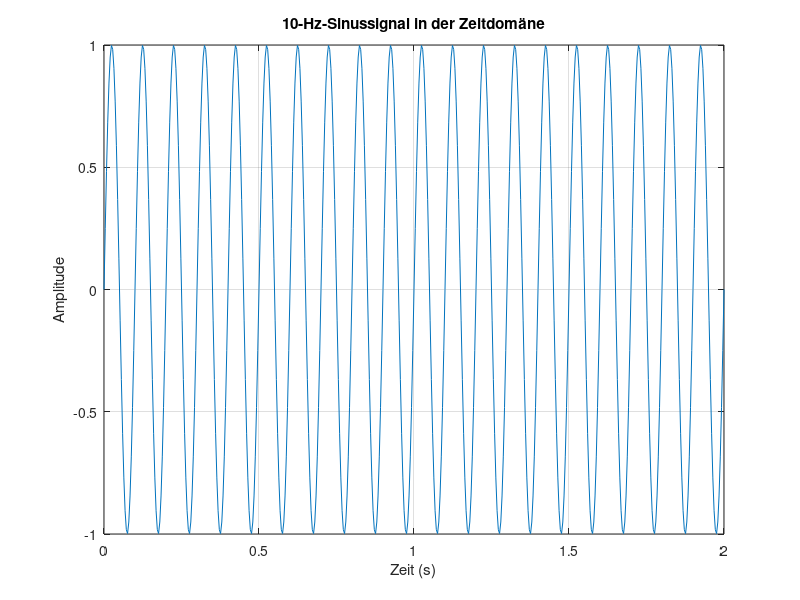
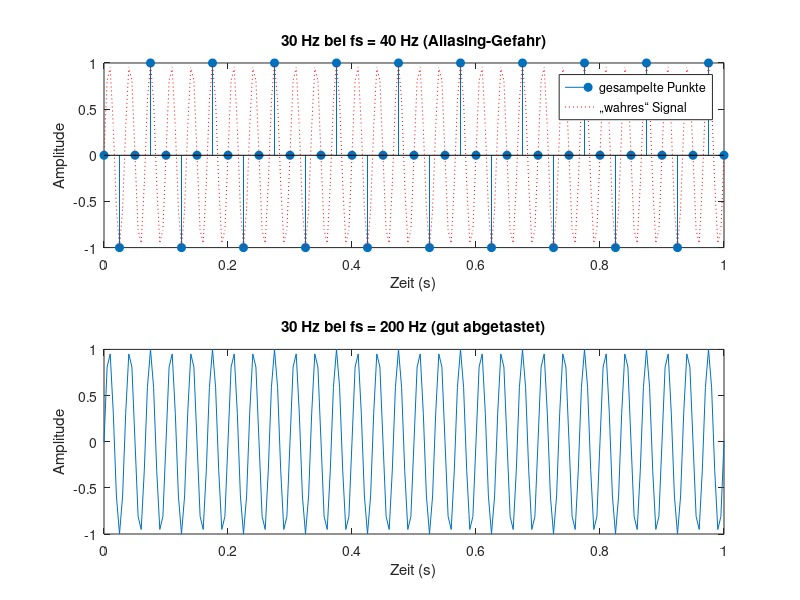
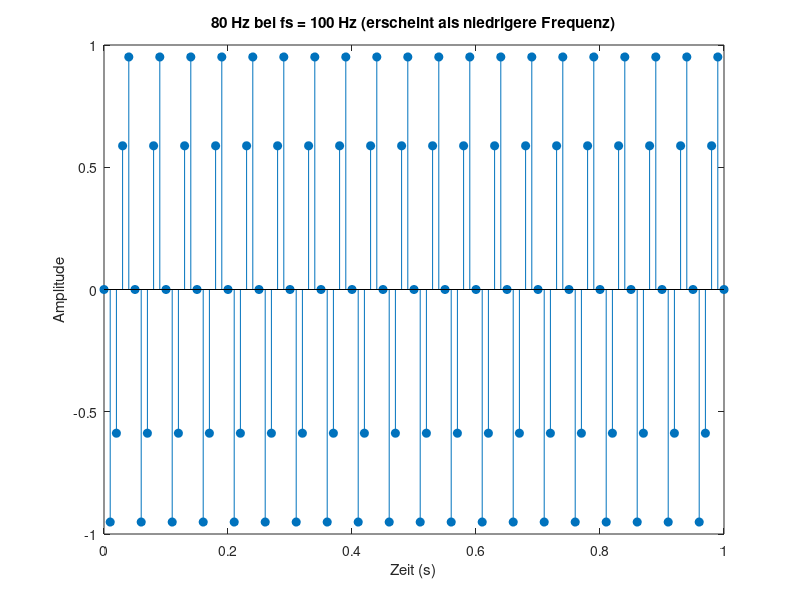
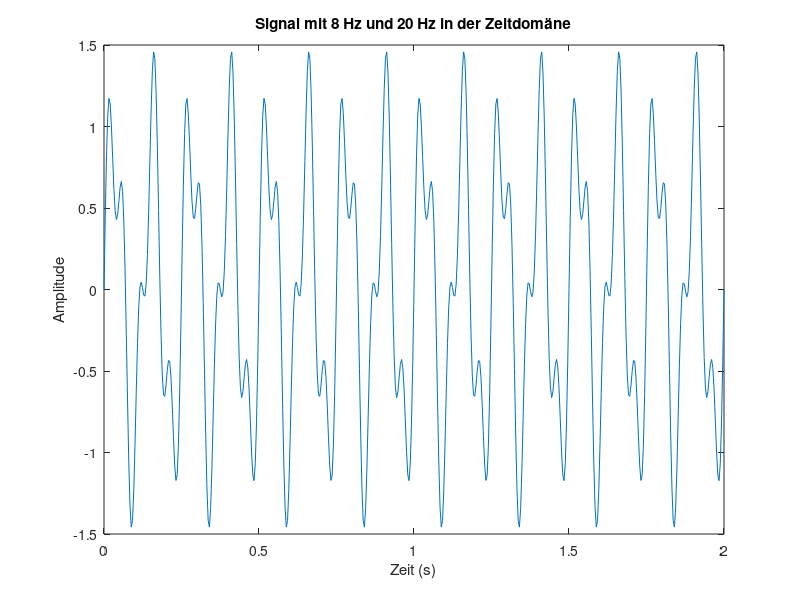

Write MATLAB code to recreate these figures, in order. (Note: this script raises an error after producing the figures.)
%% Tutorial 7 – Signale, Aliasing, Filter und Zeit‑Frequenz‑Analyse
% Dieses optionale Tutorial vertieft die Grundlagen der digitalen
% Signalverarbeitung für EEG‑Signale.
%
% Inhalte:
% 1. Signale in der Zeitdomäne
% 2. Aliasing verstehen
% 3. Signale in der Frequenzdomäne
% 4. Filtern von Signalen
% 5. Kurze Einführung Zeit‑Frequenz‑Analyse
% 6. Übungsaufgaben mit EEG‑ähnlichen Signalen

%% 1. Signale in der Zeitdomäne
% In der Zeitdomäne betrachten wir, wie sich ein Signal über die Zeit
% verändert. Beim EEG ist das z.B. die Spannungsänderung in µV über die Zeit.

fs  = 250;          % Samplingrate in Hz
t   = 0:1/fs:2;     % 2 Sekunden
sig = sin(2*pi*10*t);  % 10‑Hz‑Sinus

figure;
plot(t, sig);
xlabel('Zeit (s)');
ylabel('Amplitude');
title('10‑Hz‑Sinussignal in der Zeitdomäne');
grid on;

%% 1.1 Was ist ein Signal? Beispiele aus EEG
% Beispiele für Signale:
% - Rohes EEG an einem Kanal über mehrere Sekunden
% - ERPs (gemittelte Signale über Trials)
% - Zeitverläufe spezifischer Frequenzbänder (z.B. Alpha‑Power über Zeit)

%% 1.2 Diskrete vs. kontinuierliche Signale
% Kontinuierlich:
% - Signal ist zu jedem Zeitpunkt definiert (theoretisch unendlich fein).
%
% Diskret:
% - Signal ist nur zu bestimmten Zeitpunkten definiert, z.B. alle 4 ms
%   bei einer Samplingrate von 250 Hz.

%% 1.3 Samplingrate und Nyquist‑Frequenz
% Die Samplingrate (fs) gibt an, wie viele Messpunkte pro Sekunde
% aufgezeichnet werden. Die Nyquist‑Frequenz ist fs/2 und ist die
% maximale Frequenz, die ohne Aliasing korrekt dargestellt werden kann.

fs1 = 100;          % 100 Hz Samplingrate
nyquist1 = fs1/2

fs2 = 500;          % 500 Hz Samplingrate
nyquist2 = fs2/2

%% 2. Aliasing verstehen
% Aliasing tritt auf, wenn die Samplingrate zu niedrig ist, um die
% im Signal enthaltenen hohen Frequenzen korrekt abzubilden.

%% 2.1 Intuition: zu selten abtasten
% Wir betrachten ein 30‑Hz‑Signal mit unterschiedlicher Samplingrate.

f_sig = 30;   % Signal‑Frequenz 30 Hz

fs_low  = 40;                 % zu niedrige Samplingrate
t_low   = 0:1/fs_low:1;
sig_low = sin(2*pi*f_sig*t_low);

fs_high  = 200;               % ausreichend hohe Samplingrate
t_high   = 0:1/fs_high:1;
sig_high = sin(2*pi*f_sig*t_high);

figure;
subplot(2,1,1);
stem(t_low, sig_low, 'filled');
hold on;
plot(t_high, sig_high, 'r:');
hold off;
xlabel('Zeit (s)');
ylabel('Amplitude');
title('30 Hz bei fs = 40 Hz (Aliasing‑Gefahr)');
legend('gesampelte Punkte','„wahres“ Signal');

subplot(2,1,2);
plot(t_high, sig_high);
xlabel('Zeit (s)');
ylabel('Amplitude');
title('30 Hz bei fs = 200 Hz (gut abgetastet)');

%% 2.2 Aliasing‑Simulation in MATLAB
% Wir simulieren eine höhere Frequenz (z.B. 80 Hz) bei fs = 100 Hz
% und betrachten, wie sie in der diskreten Darstellung erscheint.

fs_alias = 100;
f_high   = 80;
t_alias  = 0:1/fs_alias:1;
sig_alias = sin(2*pi*f_high*t_alias);

figure;
stem(t_alias, sig_alias, 'filled');
xlabel('Zeit (s)');
ylabel('Amplitude');
title('80 Hz bei fs = 100 Hz (erscheint als niedrigere Frequenz)');

%% 2.3 Praktische Konsequenzen für EEG‑Aufnahmen
% - Die Samplingrate sollte mindestens doppelt so hoch sein wie die
%   höchste interessierende Frequenz.
% - In der Praxis wird oft deutlich höher gesampelt (z.B. 500 oder 1000 Hz),
%   um Verarbeitungsspielraum zu haben.
% - Anti‑Aliasing‑Filter vor der Digitalisierung sind wichtig.

%% 3. Signale in der Frequenzdomäne
% In der Frequenzdomäne betrachten wir, wie stark verschiedene Frequenzen
% im Signal vertreten sind.

fs  = 250;
t   = 0:1/fs:2;
sig = sin(2*pi*8*t) + 0.5*sin(2*pi*20*t);  % 8 Hz + 20 Hz

figure;
plot(t, sig);
xlabel('Zeit (s)');
ylabel('Amplitude');
title('Signal mit 8 Hz und 20 Hz in der Zeitdomäne');

%% 3.1 Sinuswellen und Frequenzen
% Jede Sinuswelle ist durch Frequenz, Amplitude und Phase definiert.
% Viele Signale lassen sich als Summe von Sinuswellen darstellen.

%% 3.2 Fourier‑Transformation in MATLAB (fft)
N    = length(sig);
Y    = fft(sig);
P2   = abs(Y/N);          % zweiseitiges Spektrum
P1   = P2(1:N/2+1);       % einseitiges Spektrum
P1(2:end-1) = 2*P1(2:end-1);
f    = fs*(0:(N/2))/N;

figure;
plot(f, P1);
xlabel('Frequenz (Hz)');
ylabel('Amplitude');
title('Amplitudenspektrum des Signals');
xlim([0 50]);
grid on;

%% 3.3 Amplituden‑ und Leistungsspektren
% Amplitudenspektrum:
% - zeigt die Stärke jeder Frequenzkomponente.
%
% Leistungsspektrum (Power):
P_power = P1.^2;

figure;
plot(f, P_power);
xlabel('Frequenz (Hz)');
ylabel('Leistung');
title('Leistungsspektrum des Signals');
xlim([0 50]);
grid on;

%% 4. Filtern von Signalen
% Filtern bedeutet, bestimmte Frequenzbereiche zu dämpfen oder zu entfernen.
% Typische Filter im EEG:
% - Hochpass (entfernt sehr langsame Schwankungen)
% - Tiefpass (entfernt sehr schnelle Schwankungen/Rauschen)
% - Bandpass (lässt nur einen Frequenzbereich durch)

%% 4.1 Warum filtern wir EEG?
% - Entfernen von Drift (langsamen Trends)
% - Reduzierung von Hochfrequenz‑Rauschen (z.B. Muskelartefakte)
% - Isolierung bestimmter Frequenzbänder (z.B. Alpha 8–12 Hz)

%% 4.2 Hochpass‑, Tiefpass‑, Bandpass‑Filter (konzeptionell)
% In MATLAB/EEGLAB verwendet man meist fertige Funktionen, z.B.
% - designfilt, filtfilt
% - pop_eegfiltnew (EEGLAB)
%
% Hier zeigen wir ein einfaches Beispiel mit designfilt + filtfilt.

fs = 250;
t  = 0:1/fs:5;
% Signal: 1 Hz (langsam) + 10 Hz (schneller)
sig = sin(2*pi*1*t) + sin(2*pi*10*t);

% Hochpassfilter bei 2 Hz (dämpft 1 Hz)
hpFilt = designfilt('highpassiir','FilterOrder',4, ...
    'HalfPowerFrequency',2,'SampleRate',fs);
sig_hp = filtfilt(hpFilt, sig);

figure;
subplot(2,1,1);
plot(t, sig);
title('Originalsignal (1 Hz + 10 Hz)');
xlabel('Zeit (s)');
ylabel('Amplitude');

subplot(2,1,2);
plot(t, sig_hp);
title('Hochpassgefiltertes Signal (Grenzfrequenz 2 Hz)');
xlabel('Zeit (s)');
ylabel('Amplitude');

%% 4.3 Einfache Filter‑Beispiele in MATLAB
% Analog könnten Tiefpass oder Bandpass‑Filter definiert werden:
%
% lpFilt = designfilt('lowpassiir','FilterOrder',4, ...
%     'HalfPowerFrequency',30,'SampleRate',fs);
%
% bpFilt = designfilt('bandpassiir','FilterOrder',4, ...
%     'HalfPowerFrequency1',8,'HalfPowerFrequency2',12, ...
%     'SampleRate',fs);   % 8–12 Hz (Alpha‑Band)
%
% sig_lp = filtfilt(lpFilt, sig);
% sig_bp = filtfilt(bpFilt, sig);

%% 5. Kurze Einführung Zeit‑Frequenz‑Analyse
% Statt ein einziges Spektrum für das ganze Signal zu berechnen, wollen
% wir sehen, wie sich die Frequenzzusammensetzung über die Zeit ändert.

%% 5.1 Idee der Short‑Time Fourier Transform (STFT)
% - Das Signal wird in überlappende Zeitfenster aufgeteilt.
% - Für jedes Fenster wird eine Fourier‑Transformation berechnet.
% - Die Ergebnisse werden zu einer Zeit‑Frequenz‑Darstellung kombiniert.

%% 5.2 Fensterlänge und Zeit‑Frequenz‑Trade‑off
% Längeres Fenster:
% - bessere Frequenzauflösung
% - schlechtere Zeitauflösung
%
% Kürzeres Fenster:
% - bessere Zeitauflösung
% - schlechtere Frequenzauflösung

%% 5.3 Erste Zeit‑Frequenz‑Plots mit spectrogram
fs = 250;
t  = 0:1/fs:5;
sig1 = sin(2*pi*8*t);
sig2 = sin(2*pi*20*t);
signal = [sig1(1:fs*2.5), sig2(fs*2.5+1:end)];

win_length = round(0.5*fs);   % 500 ms
overlap    = round(0.4*fs);   % 400 ms
nfft       = 512;

[S,F,Tspec,P] = spectrogram(signal, win_length, overlap, nfft, fs);

figure;
imagesc(Tspec, F, 10*log10(P));
axis xy;
xlabel('Zeit (s)');
ylabel('Frequenz (Hz)');
title('Zeit‑Frequenz‑Darstellung (STFT, dB)');
colorbar;
ylim([1 40]);

%% 6. Übungsaufgaben mit EEG‑ähnlichen Signalen (ohne Lösung im Code)
% 6.1 Erzeugen künstlicher Signale (z.B. Alpha, Beta)
% Erzeuge ein Signal mit zwei Frequenzbändern (z.B. 10 Hz und 20 Hz),
% die in unterschiedlichen Zeitintervallen aktiv sind. Visualisiere das
% Signal in der Zeitdomäne und in der Frequenzdomäne (fft).
%
% 6.2 Aliasing nachstellen
% Erzeuge ein hochfrequentes Sinussignal (z.B. 60 Hz) und sampel es mit
% verschiedenen Samplingraten (z.B. 100 Hz, 200 Hz, 500 Hz). Untersuche,
% wie sich die Darstellung im Zeitverlauf verändert und identifiziere
% Alias‑Frequenzen.
%
% 6.3 Spektren vergleichen (mit/ohne Rauschen, vor/nach Filter)
% Erzeuge ein Signal mit Alpha‑Band (8–12 Hz) und füge Rauschen hinzu.
% Vergleiche das Leistungsspektrum vor und nach dem Anwenden eines
% Bandpass‑Filters (8–12 Hz). Diskutiere, was sich verändert und warum.

